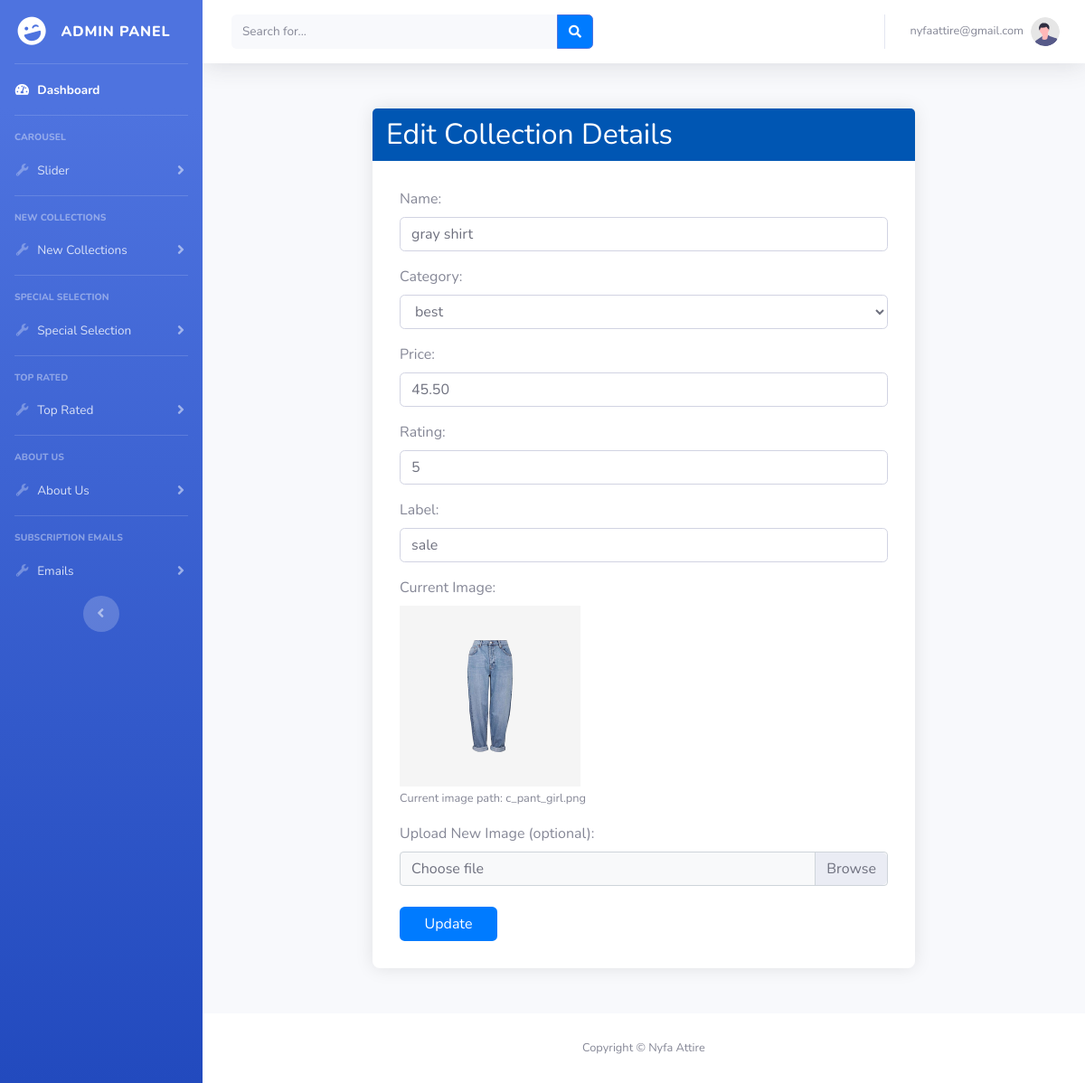
/admin/collection_edit.php?id=2 (signed in), run on the app's committed database.
### tables this page shows
CREATE TABLE `collection` (
  `id` int(11) NOT NULL,
  `name` varchar(255) NOT NULL,
  `category` enum('best','feat','new') NOT NULL,
  `price` decimal(10,2) NOT NULL,
  `rating` int(11) NOT NULL,
  `label` varchar(255) NOT NULL,
  `image` varchar(255) NOT NULL
);

### admin/collection_edit.php (the view, shortened to what this page needs)
<?php
include('db.php');
$id = $_GET['id'];
$sql = "SELECT * FROM collection WHERE id=$id";
$query = mysqli_query($conn, $sql);
$row = mysqli_fetch_array($query);
include('includes/header.php');
include('includes/sidebar.php');
?>
<div id="content-wrapper" class="d-flex flex-column">
    <div id="content">
        <nav class="navbar navbar-expand navbar-light bg-white topbar mb-4 static-top shadow">
            <form class="d-none d-sm-inline-block form-inline mr-auto ml-md-3 my-2 my-md-0 mw-100 navbar-search">
                <div class="input-group">
                    <input type="text" class="form-control bg-light border-0 small" placeholder="Search for..." aria-label="Search" aria-describedby="basic-addon2">
                    <div class="input-group-append">
                        <button class="btn btn-primary" type="button">
                            <i class="fas fa-search fa-sm"></i>
                        </button>
                    </div>
                </div>
            </form>
            <ul class="navbar-nav ml-auto">
            <li class="nav-item dropdown no-arrow">
                <a class="nav-link dropdown-toggle" href="#" id="userDropdown" role="button" data-toggle="dropdown"
                    aria-haspopup="true" aria-expanded="false">
                    <span class="mr-2 d-none d-lg-inline text-gray-600 small"><?php echo $_SESSION['email']; ?></span>
                    <img class="img-profile rounded-circle" src="img/undraw_profile.svg">
                </a>
            </li>
            </ul>
        </nav>
        <div class="container">
            <div class="form-container">
                <h2 class="form-title">Edit Collection Details</h2>
                <form id="carouselForm" method="POST" enctype="multipart/form-data" action="collection_update.php?id=<?php echo $row['id']; ?>" style="padding: 30px;">
                    <div class="form-group">
                        <label for="name_short">Name:</label>
                        <input type="text" class="form-control" name="name" value="<?php echo $row['name']; ?>" placeholder="Enter name" required>
                    </div>
                    <div class="form-group">
                        <label for="category">Category:</label>
                        <select class="form-control" name="category" required>
                            <option value="best" <?php if ($row['category'] == 'best') echo 'selected'; ?>>best</option>
                        </select>
                    </div>
                    <div class="form-group">
                        <label for="name_long">Price:</label>
                        <input type="text" class="form-control" name="price" value="<?php echo $row['price']; ?>" placeholder="Enter price" required>
                    </div>
                    <div class="form-group">
                        <label for="name_long">Rating:</label>
                        <input type="text" class="form-control" name="rating" value="<?php echo $row['rating']; ?>" placeholder="Enter rating" required>
                    </div>
                    <div class="form-group">
                        <label for="name_long">Label:</label>
                        <input type="text" class="form-control" name="label" value="<?php echo $row['label']; ?>" placeholder="Enter label" required>
                    </div>
                    <div class="form-group">
    <label for="current_image">Current Image:</label><br>
    <?php if (!empty($row['image'])): ?>
        <img src="../images/<?php echo $row['image']; ?>" alt="Current Image" style="max-width: 200px; max-height: 200px;"/><br>
        <small>Current image path: <?php echo $row['image']; ?></small>
    <?php else: ?>
        <p>No image uploaded.</p>
    <?php endif; ?>
</div>
<div class="form-group">
    <label for="image">Upload New Image (optional):</label>
    <div class="custom-file">
        <label class="custom-file-label" id="fileNameLabel" for="image">Choose file</label>
    </div>
</div>
<button type="submit" name="submit" class="btn btn-custom">Update</button>
                </form>
            </div>
        </div>
    </div>
    <?php
    include('includes/footer.php');
    ?>

### data on the page
collection: name "gray shirt", category "best", price "45.50", rating "5", label "sale", image (picture), image "c_pant_girl.png"

### other printed values
$_SESSION['email'] "nyfaattire@gmail.com"
